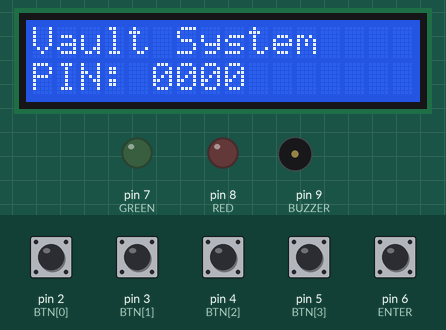
This sketch was run on a simulated Arduino Uno, built with avr-gcc and run on an emulated ATmega328P. On the bench: 16×2 character LCD, output pins drawn as LEDs (lit = HIGH), buzzer (waves = sounding, pin HIGH). Dashed ring = blinking. Inputs (shaded band) come from the test bench; at power-on: pin 2 (BTN[0]), pin 3 (BTN[1]), pin 4 (BTN[2]), pin 5 (BTN[3]), pin 6 (ENTER) HIGH.

Above: at 2.5 s.
2.6 s: pin 6 (ENTER) pulled LOW for 0.15 s
At 2.92 s:
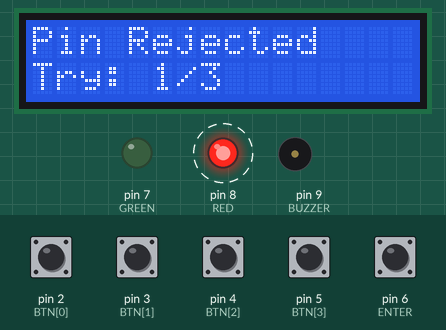
5.1 s: pin 2 (BTN[0]) pulled LOW for 1 s
At 6.4 s:
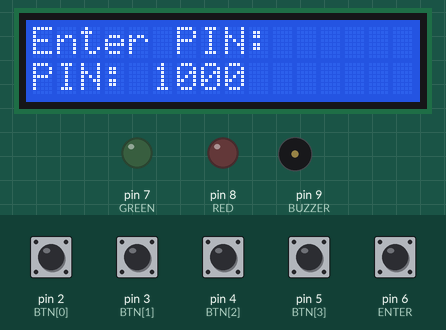
7.6 s: pin 3 (BTN[1]) pulled LOW for 0.15 s
At 8.0 s:
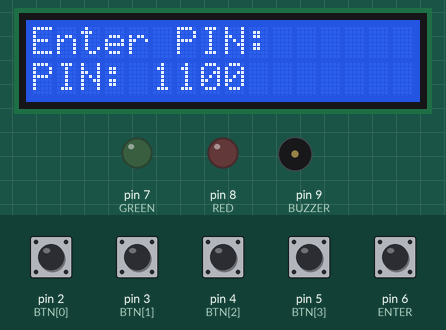
9.2 s: pin 4 (BTN[2]) pulled LOW for 0.15 s
At 10.4 s:
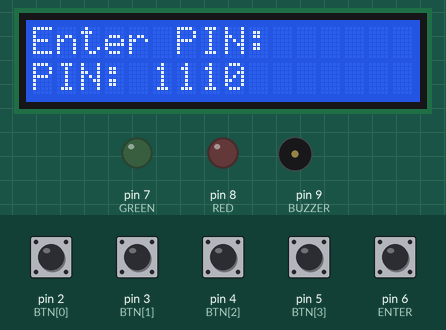
10.8 s: pin 5 (BTN[3]) pulled LOW for 0.15 s
At 11.6 s:
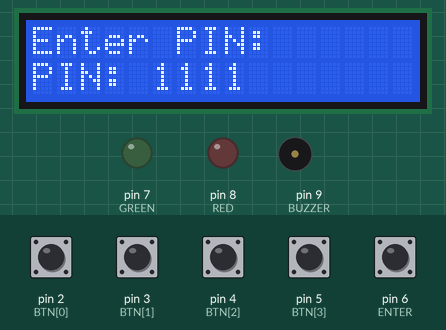
12.4 s: pin 2 (BTN[0]) pulled LOW for 0.15 s
At 12.8 s:
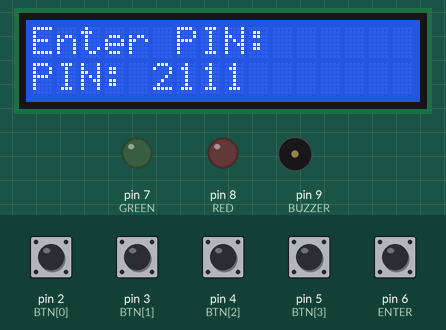
Timing chart, 0 to 15.0 s (numbered marks = the images above; inputs shaded):
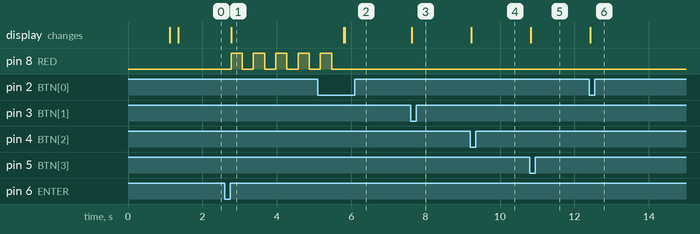

The sketch:

pin_vault_lock.ino
```cpp
/*
 * PIN Vault Lock System
 * ---------------------
 * Arduino Uno + 16x2 I2C LCD + 5 push buttons + green/red LEDs + buzzer.
 *
 * How it works:
 *  - Buttons 1-4 each control one digit of a 4-digit PIN (press to count 0-9,
 *    hold to scroll quickly).
 *  - The ENTER button checks the PIN.
 *  - Correct PIN  -> green LED on, "Vault Open!"
 *  - Wrong PIN    -> red LED flashes, digits reset, 3 tries allowed
 *  - 3 wrong PINs -> alarm: red LED + buzzer stay on, system locked
 *
 * Simulated in Tinkercad Circuits.
 */

#include <Wire.h>
#include <LiquidCrystal_I2C.h>

// ---------- Hardware ----------
LiquidCrystal_I2C lcd(0x27, 16, 2);   // I2C address 0x27, 16 columns, 2 rows

const int BTN[4] = {2, 3, 4, 5};      // one button per PIN digit
const int ENTER  = 6;                 // submit button
const int GREEN  = 7;                 // "access granted" LED
const int RED    = 8;                 // "access denied" LED
const int BUZZER = 9;                 // alarm buzzer

// ---------- Settings ----------
const int SECRET[4] = {1, 2, 3, 0};   // the correct PIN: 1230
const int MAX_TRIES = 3;              // wrong attempts before lockout
const unsigned long HOLD_DELAY  = 600; // ms before "hold to scroll" starts
const unsigned long REPEAT_RATE = 400; // ms between digits while holding

// ---------- State ----------
int  digits[4] = {0, 0, 0, 0};        // the PIN the user is entering
int  tries     = 0;
bool locked    = false;               // true after too many wrong tries
bool opened    = false;               // true after the correct PIN

// Previous button readings, used to detect a new press (edge detection)
bool prevBtn[4] = {HIGH, HIGH, HIGH, HIGH};
bool prevEnter  = HIGH;

// Timers for the "hold to scroll" feature
unsigned long holdTimer[4] = {0, 0, 0, 0};
bool isHeld[4] = {false, false, false, false};

void setup() {
  Wire.begin();
  delay(1000);
  lcd.init();
  lcd.init();          // called twice: makes the I2C LCD start reliably in Tinkercad
  lcd.backlight();
  delay(200);

  lcd.clear();
  lcd.setCursor(0, 0);
  lcd.print("Vault System");
  lcd.setCursor(0, 1);
  lcd.print("PIN: 0000");

  // INPUT_PULLUP: a button reads LOW when pressed, HIGH when released
  for (int i = 0; i < 4; i++) pinMode(BTN[i], INPUT_PULLUP);
  pinMode(ENTER,  INPUT_PULLUP);
  pinMode(GREEN,  OUTPUT);
  pinMode(RED,    OUTPUT);
  pinMode(BUZZER, OUTPUT);
}

// Shows the digits currently entered on the LCD
void updateLCD() {
  lcd.setCursor(0, 0);
  lcd.print("Enter PIN:      ");
  lcd.setCursor(0, 1);
  lcd.print("PIN: ");
  for (int i = 0; i < 4; i++) lcd.print(digits[i]);
  lcd.print("       ");          // clear leftover characters
}

void loop() {
  // Final states: stay here forever once locked or opened
  if (locked) {
    digitalWrite(RED, HIGH);
    digitalWrite(BUZZER, HIGH);
    return;
  }
  if (opened) {
    digitalWrite(GREEN, HIGH);
    return;
  }

  // ----- Digit buttons -----
  for (int i = 0; i < 4; i++) {
    bool cur = digitalRead(BTN[i]);

    // New press: add 1 to this digit (wraps 9 -> 0)
    if (cur == LOW && prevBtn[i] == HIGH) {
      digits[i] = (digits[i] + 1) % 10;
      holdTimer[i] = millis();
      isHeld[i] = false;
      updateLCD();
    }

    // Button still held: after HOLD_DELAY, keep counting every REPEAT_RATE
    if (cur == LOW && prevBtn[i] == LOW) {
      if (!isHeld[i] && (millis() - holdTimer[i] > HOLD_DELAY)) {
        isHeld[i] = true;
        holdTimer[i] = millis();
      }
      if (isHeld[i] && (millis() - holdTimer[i] > REPEAT_RATE)) {
        digits[i] = (digits[i] + 1) % 10;
        holdTimer[i] = millis();
        updateLCD();
      }
    }
    prevBtn[i] = cur;
  }

  // ----- Enter button (acts when released) -----
  bool curEnter = digitalRead(ENTER);
  if (curEnter == HIGH && prevEnter == LOW) {
    bool match = true;
    for (int i = 0; i < 4; i++) {
      if (digits[i] != SECRET[i]) { match = false; break; }
    }

    if (match) {
      // Correct PIN
      opened = true;
      digitalWrite(GREEN, HIGH);
      lcd.clear();
      lcd.setCursor(0, 0); lcd.print("Pin Accepted");
      lcd.setCursor(0, 1); lcd.print("Vault Open!");
    } else {
      tries++;
      if (tries >= MAX_TRIES) {
        // Too many wrong tries: trigger the alarm
        locked = true;
        lcd.clear();
        lcd.setCursor(0, 0); lcd.print("Alarm!");
        lcd.setCursor(0, 1); lcd.print("System Locked");
      } else {
        // Wrong PIN: show attempts left, flash red LED, reset digits
        lcd.clear();
        lcd.setCursor(0, 0); lcd.print("Pin Rejected");
        lcd.setCursor(0, 1); lcd.print("Try: ");
        lcd.print(tries); lcd.print("/"); lcd.print(MAX_TRIES);
        for (int i = 0; i < 5; i++) {
          digitalWrite(RED, HIGH); delay(300);
          digitalWrite(RED, LOW);  delay(300);
        }
        for (int i = 0; i < 4; i++) digits[i] = 0;
        updateLCD();
      }
    }
  }
  prevEnter = curEnter;
}
```

Measured:
- after the input at 2.6 s, pin 8 (RED): alternates HIGH for 0.30 s and LOW for 0.30 s, starting after 0.17 s; the display: changes after 0.17 s (image 1)
- after the input at 5.1 s, the display: first differs from a run without the input after 0.73 s (image 2)
- after the input at 7.6 s, the display: changes at once (image 3)
- after the input at 9.2 s, the display: changes at once (image 4)
- after the input at 10.8 s, the display: changes at once (image 5)
- after the input at 12.4 s, the display: changes at once (image 6)
